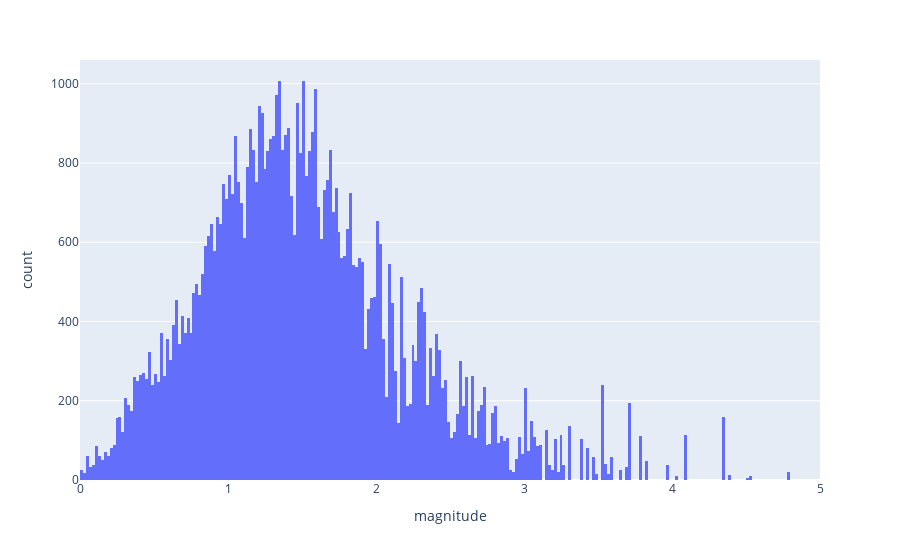

The cell this chart's notebook holds for it:
### Code cell
#now going to plot distrubition of magnitude in our data
fig=px.histogram(df['magnitude'], x='magnitude')
fig.update_xaxes(range=[0,5])

fig.show()

### Figure 1 — Plotly figure (JSON) as saved in the notebook; plotly's stock layout.template omitted (floating-point values rounded to 4 significant figures; data arrays with more than 128 entries replaced by an {"elided": "..."} marker saying what was removed)
{"data": [{"alignmentgroup": "True", "bingroup": "x", "hovertemplate": "magnitude=%{x}<br>count=%{y}<extra></extra>", "legendgroup": "", "marker": {"color": "#636efa", "pattern": {"shape": ""}}, "name": "", "offsetgroup": "", "orientation": "v", "showlegend": false, "type": "histogram", "x": {"elided": "67017 float values"}, "xaxis": "x", "yaxis": "y"}], "layout": {"barmode": "relative", "legend": {"tracegroupgap": 0}, "margin": {"t": 60}, "xaxis": {"anchor": "y", "domain": [0, 1], "range": [0, 5], "title": {"text": "magnitude"}}, "yaxis": {"anchor": "x", "domain": [0, 1], "title": {"text": "count"}}}}
